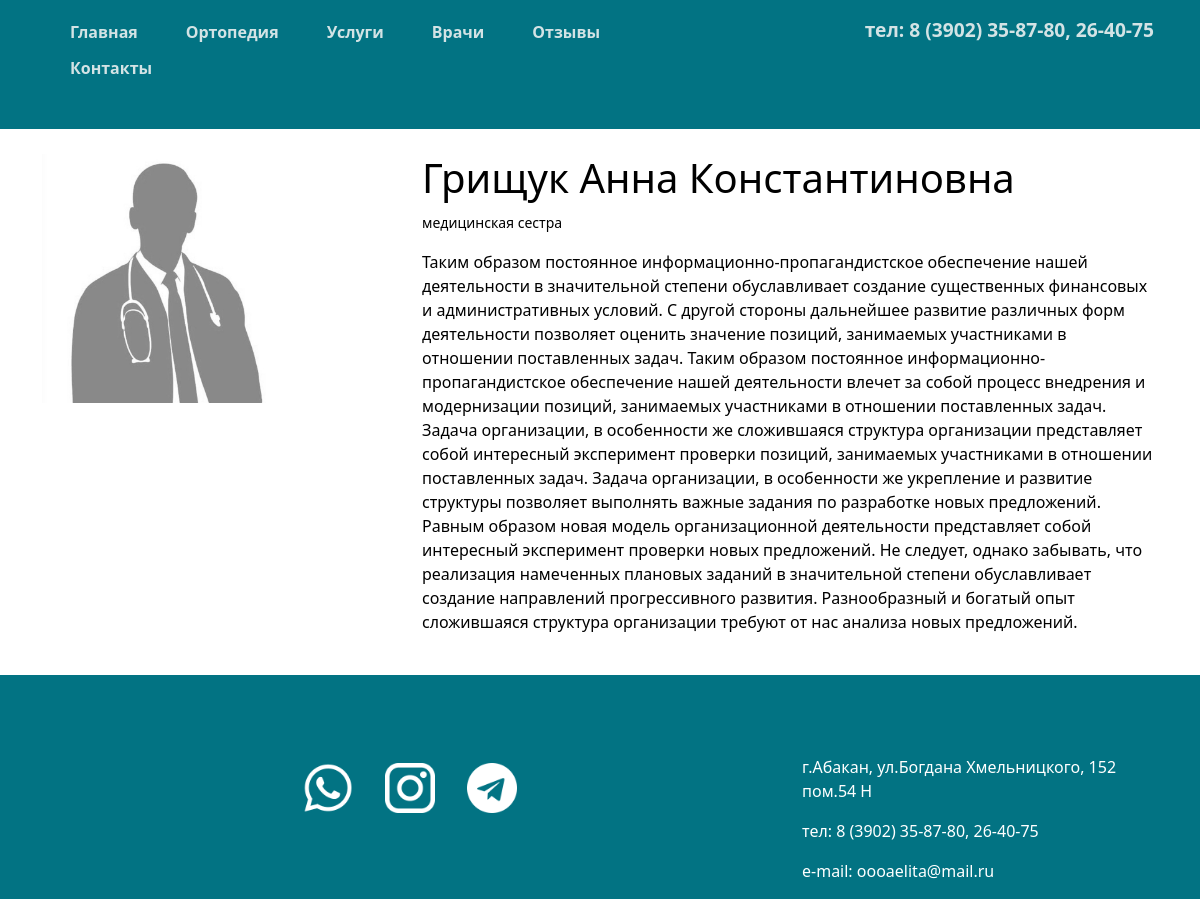
The app's page /doctors/grishuk-anna-konstantinovna with its own data.
### aelitaapp/models.py (models this page shows, shortened)
class Doctors(models.Model):
    name = models.CharField(max_length=100, db_index=True, verbose_name="ФИО")
    title = models.CharField(max_length=200, verbose_name='Должность')
    about = models.TextField(verbose_name="Подробнее", default="Информации нет")
    picture = models.ImageField(upload_to='aelitaapp/photos/%Y/%m/%d', verbose_name='Фото')
    slug = models.SlugField(max_length=50, unique=True, db_index=True, verbose_name="URL")
    class Meta:
        db_table = 'doctors'
        verbose_name = "Доктора"
        verbose_name_plural = "Доктора"
        ordering = ['name']

### aelitaapp/views.py (the view)
# urls.py: path('doctors/<slug:slug>', cache_page(60*2)(DoctorDetailView.as_view()), name='doctor-detail'),
class DoctorDetailView(generic.DetailView):
    model = Doctors
    template_name = 'doctor_detail.html'
    context_object_name = 'about_doctor'
    slug_field = 'slug'

### aelitaapp/templates/aelitaapp/doctor_detail.html (shortened to what this page needs)
{% extends 'aelitaapp/base.html' %}
{% block content %}
<div class="container">
	<div class="row doctors">
			<div class="col-4">
				<img src="{{ about_doctor.picture.url }}" class="doctors-img">
			</div>
			<div class="col-8">
					<h1 style="color:black;">{{ about_doctor.name }}</h1>
					<p><small>{{ about_doctor.title }}</small></p>
					<p>{{ about_doctor.about }}</p>
			</div>
	</div>
</div>
{% endblock %}

### aelitaapp/static/aelitaapp/css/cover.css (style rules this page uses)
html, body { height: 100%; }
.doctors { color: black; margin-top: 25px; margin-bottom: 25px; }
.doctors-img { width: 70%; }

### records on screen
Doctors: picture (placeholder picture), name "Грищук Анна Константиновна", title "медицинская сестра", about "Таким образом постоянное информационно-пропагандистское обеспечение нашей деятельности в значительной степени обуславливает создание существенных финансовых и административных условий. С другой стороны дальнейшее развитие различных форм деятельности позволяет оценить значение позиций, занимаемых участниками в отношении поставленных задач. Таким образом постоянное информационно-пропагандистское обеспечение нашей деятельности влечет за собой процесс внедрения и модернизации позиций, занимаемых участниками в отношении поставленных задач. Задача организации, в особенности же сложившаяся структура организации представляет собой интересный эксперимент проверки позиций, занимаемых участниками в…"
